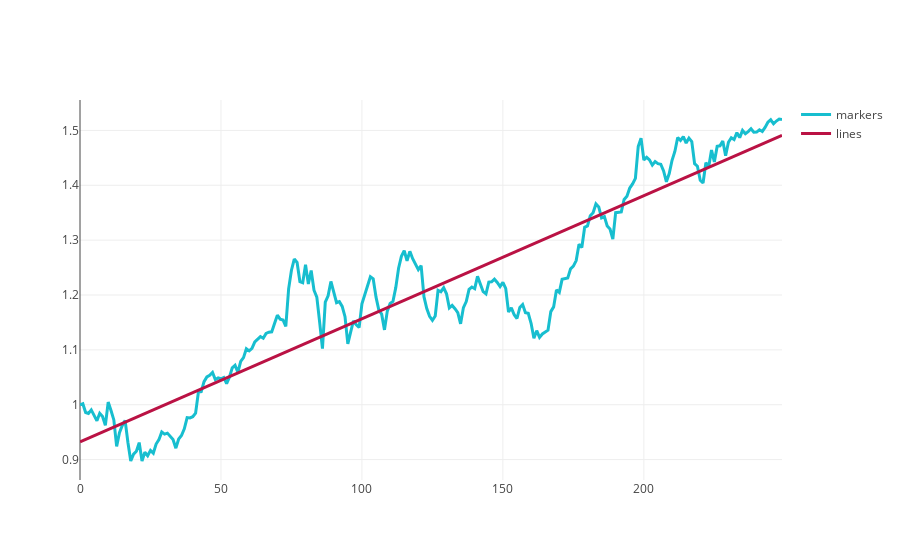

Source (notebook cell):
### Markdown cell above
Рассмотрим первые 250 загруженных цен акции Apple. Разделим их на самую первую цену и с помощью линейной регрессии оценим трендовость цен.

### Code cell
model = LinearRegression()

x = np.arange(250)

prices = data.loc[:, "close", "NASDAQ:AAPL"].to_series().iloc[::-1]
y = prices.iloc[0:250] / prices.iloc[0]

model.fit(x.reshape(-1,1), y.values.reshape(-1,1))
z = np.arange(250)*model.coef_[0][0] + model.intercept_

make_plot_double(x, y, z, name1="markers", name2="lines")

### Figure 1 — Plotly figure (JSON) as saved in the notebook; plotly's stock layout.template omitted (floating-point values rounded to 4 significant figures; data arrays with more than 128 entries replaced by an {"elided": "..."} marker saying what was removed)
{"data": [{"line": {"color": "#17BECF", "width": 3}, "name": "markers", "type": "scatter", "uid": "5fcbf32a-da01-4229-b0d8-c6ac06114af2", "x": {"elided": "250 int values"}, "y": {"elided": "250 float values"}}, {"line": {"color": "#BA1244", "width": 3}, "name": "lines", "type": "scatter", "uid": "65f71ad1-5945-4a32-85e7-98567c624e85", "x": {"elided": "250 int values"}, "y": {"elided": "250 float values"}}], "layout": {"showlegend": true}}
